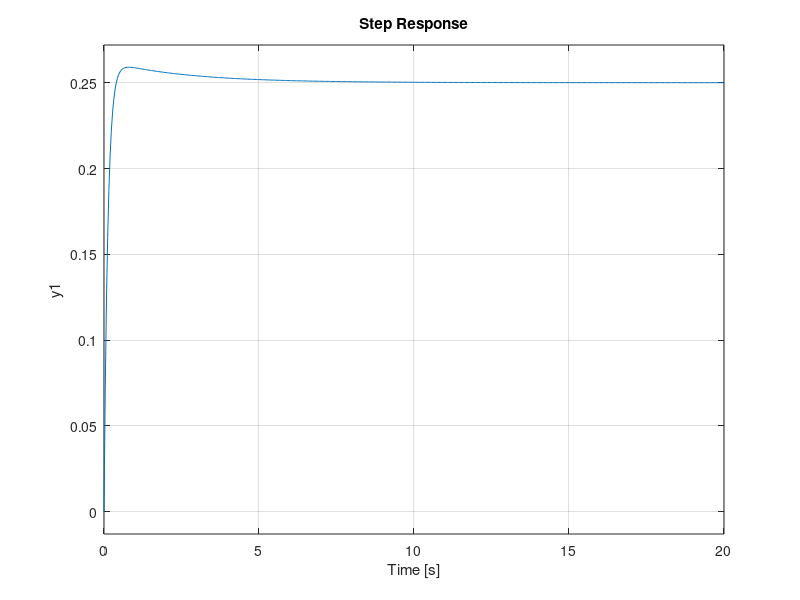

Write the MATLAB code that produced this figure.
m = 0.11; 
R = 0.015; 
g = -9.8;
d = 0.03; 
L =  1.0; 
J =  9.99e-6; 
s = tf('s');
P_ball = -m*g*d/L/(J/R^2+m)/s^2;


Kp = 15;
Kd = 40;
C = pid(Kp,0,Kd);
sys_cl=feedback(C*P_ball,1);
t=0:0.01:5;
step(0.25*sys_cl)
